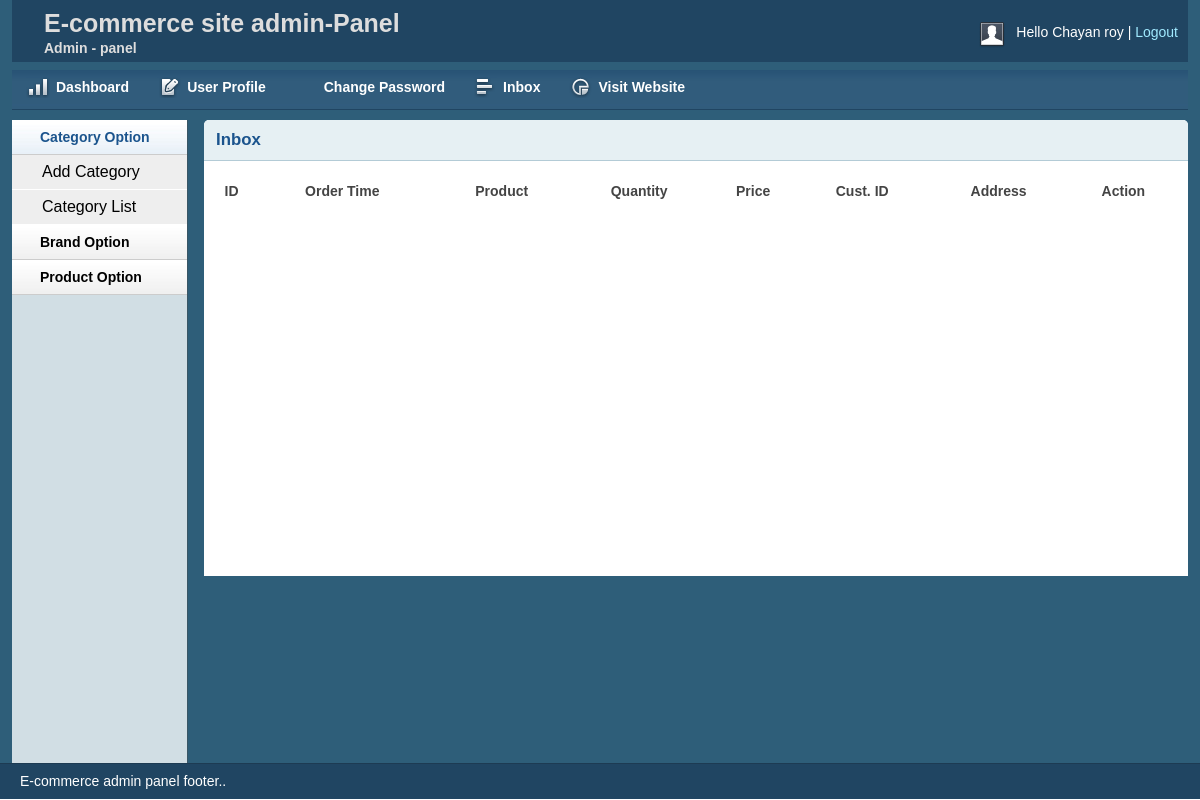
The page /admin/inbox.php (signed in) on the database as committed earlier.
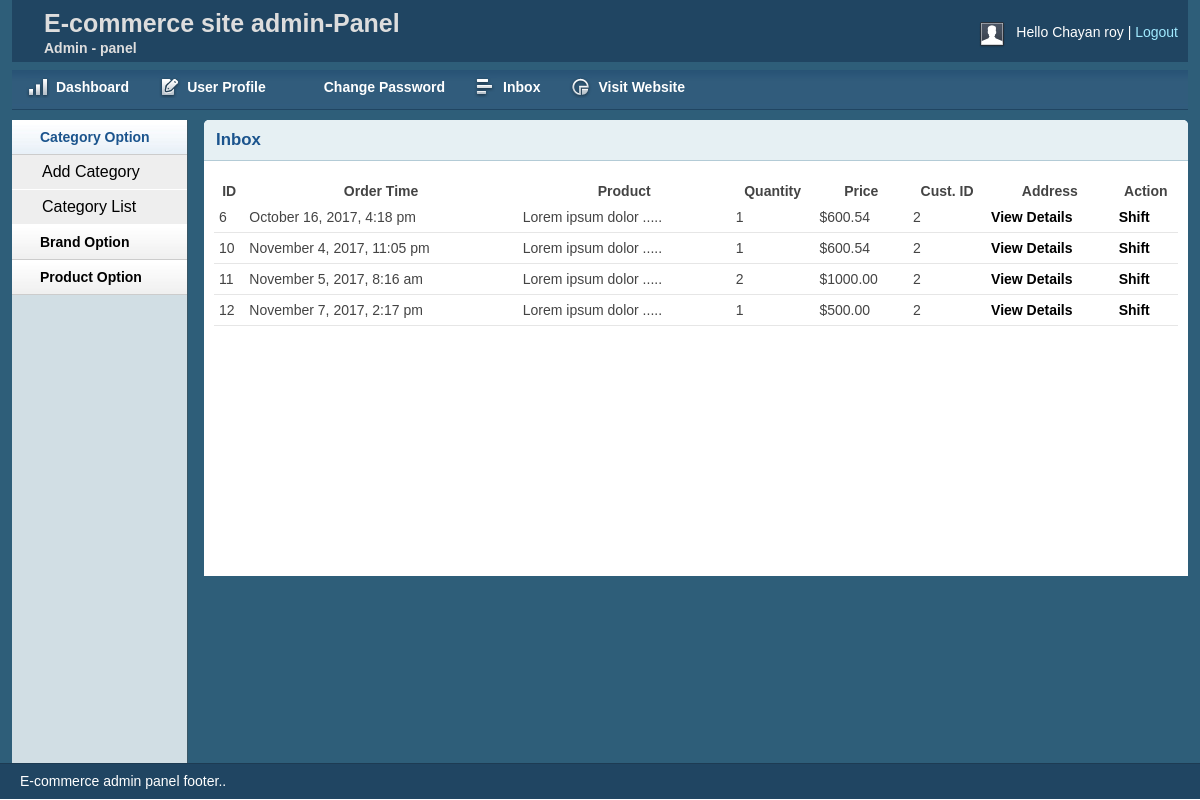
The same page on the database as committed later.
### tables this page shows
CREATE TABLE `tbl_order` (
  `id` int(11) NOT NULL,
  `cmrId` int(11) NOT NULL,
  `productId` int(11) NOT NULL,
  `productName` varchar(255) NOT NULL,
  `quantity` int(11) NOT NULL,
  `price` float(10,2) NOT NULL,
  `image` varchar(255) NOT NULL,
  `date` datetime NOT NULL DEFAULT CURRENT_TIMESTAMP,
  `status` int(11) NOT NULL DEFAULT '0'
);

### lib/database.php (called while the page is built, shortened)
<?php
Class database{
	 public $host   = DB_HOST;
	 public $user   = DB_USER;
	 public $pass   = DB_PASS;
	 public $dbname = DB_NAME;
	 public $link;
private function connectDB(){
	 $this->link = new mysqli($this->host, $this->user, $this->pass,
		$this->dbname);
	 }
public function select($query){
		$result = $this->link->query($query) or die($this->link->error.__LINE__);
		if($result->num_rows>0){
			return $result;
		} else {
			return false;
		}
	 }
}

### classes/cart.php (called while the page is built, shortened)
<?php
	$filepath = realpath(dirname(__FILE__));
	include_once ($filepath.'/../lib/database.php');
	include_once ($filepath.'/../helpers/format.php');
 ?>
 <?php
 	class Cart
 	{
		private $db;
		public function __construct()
		{
			$this->db = new database();
		}
 	    public function getAllOrderProduct(){
 	    	$query = "SELECT * FROM tbl_order ORDER BY date ";
 	    	$result =$this->db->select($query);
 	    	return $result;
 	    }
    }
  ?>

### helpers/format.php (called while the page is built, shortened)
<?php
class format{
 public function formatDate($date){
  return date('F j, Y, g:i a', strtotime($date));
 }
}
?>

### admin/inbox.php (the view, shortened to what this page needs)
<?php include 'inc/header.php';?>
<?php include 'inc/sidebar.php';?>
<?php include '../classes/cart.php';?>
<?php
		$ct = new Cart();
		$fm = new format();
 ?>
        <div class="grid_10">
            <div class="box round first grid">
                <h2>Inbox</h2>
                <div class="block">
                    <table class="data display datatable" id="example">
					<thead>
						<tr>
							<th>ID</th>
							<th>Order Time</th>
							<th>Product</th>
							<th>Quantity</th>
							<th>Price</th>
							<th>Cust. ID</th>
							<th>Address</th>
							<th>Action</th>
						</tr>
					</thead>
					<tbody>
						<?php
							$getOrder = $ct->getAllOrderProduct();
							if ($getOrder) {
								while ($result = $getOrder->fetch_assoc()) {
						 ?>
						<tr class="odd gradeX">
							<td><?php echo $result['id'] ?></td>
							<td><?php echo $fm->formatDate($result['date']) ?></td>
							<td><?php echo $result['productName'] ?></td>
							<td><?php echo $result['quantity'] ?></td>
							<td>$<?php echo $result['price'] ?></td>
							<td><?php echo $result['cmrId'] ?></td>
							<td><a href="custaddress.php?custId=<?php echo $result['cmrId']; ?>">View Details</a></td>
							<?php
								if ($result['status']=='0') { ?>
									<td><a href="?shiftid=<?php echo $result['id'] ?> & price=<?php echo $result['price'] ?> & cmrId=<?php echo $result['cmrId'] ?>">Shift</a></td>
							 <?php 	}else if($result['status']=='1'){ ?>
									<td>Pending..</td>
							 <?php 	}else{ ?>
							    <td><a href="?delProid=<?php echo $result['id'] ?> & price=<?php echo $result['price'] ?> & cmrId=<?php echo $result['cmrId'] ?>">Remove</a></td>
							    <?php } ?>
						</tr>
						<?php }} ?>
					</tbody>
				</table>
               </div>
            </div>
        </div>
<?php include 'inc/footer.php';?>

Rows that differ between the two databases and show on the page:
added tbl_order: id "6", date "October 16, 2017, 4:18 pm", productName "Lorem ipsum dolor .....", quantity "1", price "600.54", cmrId "2"
added tbl_order: id "10", date "November 4, 2017, 11:05 pm", productName "Lorem ipsum dolor .....", quantity "1", price "600.54", cmrId "2"
added tbl_order: id "11", date "November 5, 2017, 8:16 am", productName "Lorem ipsum dolor .....", quantity "2", price "1000.00", cmrId "2"
added tbl_order: id "12", date "November 7, 2017, 2:17 pm", productName "Lorem ipsum dolor .....", quantity "1", price "500.00", cmrId "2"
